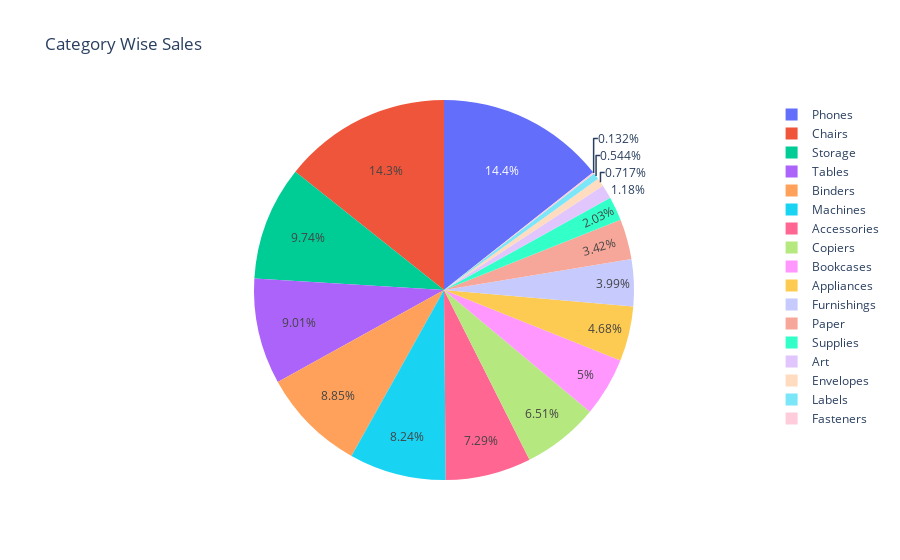

Notebook code cell kept with this figure:
### Markdown cell above
##### Sales Analysis as per sub-Category

### Code cell
Total_Category_Sales=data.groupby(['Sub-Category'])['Sub-Category','Sales'].sum().sort_values('Sales',ascending=False).reset_index()

fig = go.Figure(data=[go.Pie(labels=Total_Category_Sales['Sub-Category'], values=Total_Category_Sales['Sales'])])

fig.update_layout(
    title='Category Wise Sales')
fig.show()

### Figure 1 — Plotly figure (JSON) as saved in the notebook; plotly's stock layout.template omitted (floating-point values rounded to 4 significant figures)
{"data": [{"labels": ["Phones", "Chairs", "Storage", "Tables", "Binders", "Machines", "Accessories", "Copiers", "Bookcases", "Appliances", "Furnishings", "Paper", "Supplies", "Art", "Envelopes", "Labels", "Fasteners"], "type": "pie", "values": [330000.0, 328400.0, 223800.0, 207000.0, 203400.0, 189200.0, 167400.0, 149500.0, 114900.0, 107500.0, 91710.0, 78480.0, 46670.0, 27120.0, 16480.0, 12490.0, 3024.0]}], "layout": {"title": {"text": "Category Wise Sales"}}}
